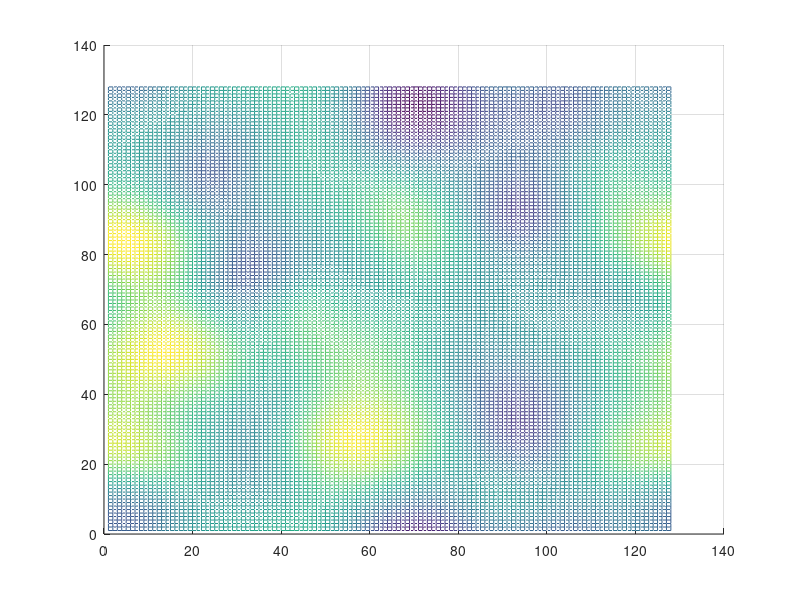

Source code (MATLAB):
%% Copyright (c) 2018, Vishal_S% All rights reserved. Please read the "license.txt" for license terms.%% Project Title: Computational Materials Thermodynamics% % Developer: Vishal S% % Contact Info: vishalsubbu97@gmail.com%clear allclfclcmore off;t = cputime;delt = 0.5;Nx = 128;Ny = 128;D = 1;phi = zeros(Nx,Ny);phihat = zeros(Nx,Ny);L = 1;  for i = 1:Nx  for j = 1:Ny    phi(i,j) = 0.5 + 0.1*(0.5 - rand());  endforendfor%plot the initial profile mesh(phi);view(2);pause(1);halfNx= Nx/2;halfNy = Ny/2;delkx= 2*pi/Nx;delky = 2*pi/Ny;A = 1.0;M = 1.0;kappa = 1.0;L =1.0;for m = 1:10  for n = 1:10    g = 2*A.*phi.*(1-phi).*(1-2.*phi);    ghat = fft2(g);    phihat = fft2(phi);    for i = 1:Nx      if (i<= halfNx ) kx = (i-1)*delkx;      endif      if (i > halfNx) kx = (i-1-Nx)*delkx;      endif      for j =1:Ny        if (j<= halfNy ) ky = (j-1)*delky;        endif        if (j  > halfNy ) ky = (j-1-Ny)*delky;        endif        k2 = kx*kx + ky*ky;        phihat(i,j) = (phihat(i,j) - L*delt*k2*ghat(i,j))/(1 + 2*L*kappa*k2*delt);      endfor    endfor    phi = real(ifft2(phihat));        endfor   mesh(phi);   view(2);   pause(0);endforprint -depsc AC2DFT.epsprintf("Total CPU time : %f seconds\n",(cputime-t));